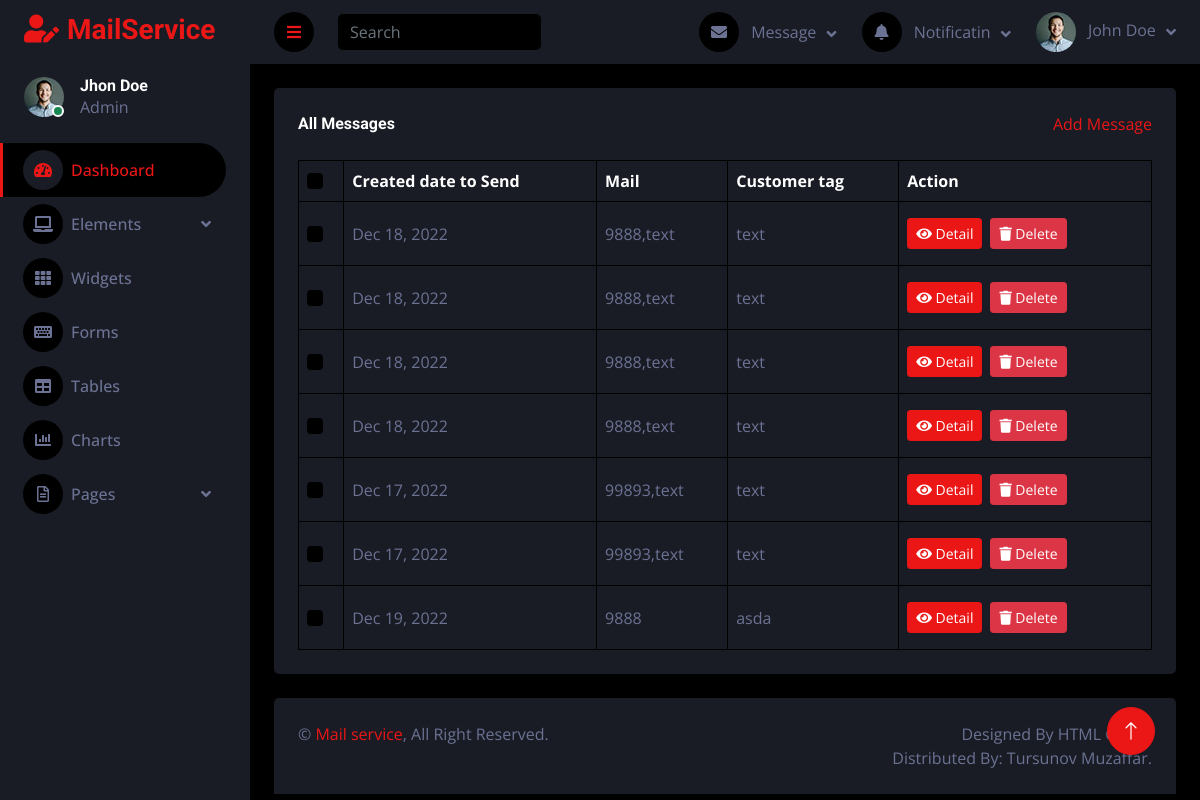
Screenshot of /message-list/ with the database file from the repository.
### main/models.py (models this page shows, shortened)
class Messages(models.Model):
  created_date_to_send =models.DateTimeField()
  status = models.CharField(max_length=50)
  mail = models.ForeignKey('Mails',on_delete=models.CASCADE,related_name='messages_m')
  customer =models.ForeignKey(Customer,on_delete=models.CASCADE,related_name='messages_c')

class Mails(models.Model):
  start_date = models.DateTimeField()
  text_approval = models.TextField(default='')
  fil_code_teg =models.CharField(max_length=255)
  end_date = models.DateTimeField()
  used =models.BooleanField(default=False)
  def __str__(self):
    return self.fil_code_teg

### accounts/models.py (models this page shows, shortened)
class Customer(models.Model):
    phone_number =models.CharField(max_length=15,blank=True, null=True)
    phone_code = models.CharField(max_length=7, blank=True, null=True)
    teg = models.CharField(max_length=255,null=True,blank=True)
    timezone =models.CharField(max_length=100,default=str(tz))

### webui/views.py (the view)
# urls.py: path('message-list/',views.message_list,name='message_list'),
def message_list(request):
  if 'search' in request.GET:
    search =request.GET.get('search')
    messages =Messages.objects.filter(Q(mail__text_approval__icontains=search)| Q(customer__teg__icontains=search))
  else:
    messages =Messages.objects.all()
  context ={
    'messages':messages
  }
  return render(request,'list/message_list.html',context)

### templates/list/message_list.html (shortened to what this page needs)
{% extends 'base.html'%}
{% block content %}
<div class="content">
    {% include 'includes/nav.html'%}
    {% if messages %}
    <div class="container-fluid pt-4 px-4">
        <div class="bg-secondary text-center rounded p-4">
            <div class="d-flex align-items-center justify-content-between mb-4">
                <h6 class="mb-0">All Messages</h6>
                <a href="{% url 'add_message' %}">Add Message</a>
            </div>
            <div class="table-responsive">
                <table class="table text-start align-middle table-bordered table-hover mb-0">
                    <thead>
                        <tr class="text-white">
                            <th scope="col"><input class="form-check-input" type="checkbox"></th>
                            <th scope="col">Created date to Send</th>
                            <th scope="col">Mail</th>
                            <th scope="col">Customer tag</th>
                            <th scope="col">Action</th>
                        </tr>
                    </thead>
                    <tbody>
                        {% for message in messages %}
                        <tr>
                            <td><input class="form-check-input" type="checkbox"></td>
                            <td>{{message.created_date_to_send|date:"M d, Y"}}</td>
                            <td>{{message.mail}}</td>
                            <td>{{message.customer.teg}}</td>
                            <td><a class="btn btn-sm btn-primary" href="{% url 'message_detail' message.id %}"><i class="fa fa-eye"></i> Detail</a><a href="{% url 'message_delete' message.id %}"><button type="button" class="btn btn-danger m-2 btn-sm" onclick="return confirm('Are you sure delete this Messsage?')"><i class="fa fa-trash"></i> Delete</button></a></td>
                        </tr>
                        {%endfor%}
                    </tbody>
                </table>
            </div>
        </div>
    </div>
    {%endif%}
{% endblock %}

### static/css/style.css (style rules this page uses)
:root { --primary: #EB1616; --secondary: #191C24; --light: #6C7293; --dark: #000000; }
.btn { transition: .5s; }
.content { margin-left: 250px; min-height: 100vh; background: var(--dark); transition: 0.5s; }
@media (min-width: 992px) { .content { width: calc(100% - 250px); } }

### rows the page displays
Messages: created_date_to_send "Dec 18, 2022", mail "9888,text", customer.teg "text"
Messages: created_date_to_send "Dec 18, 2022", mail "9888,text", customer.teg "text"
Messages: created_date_to_send "Dec 18, 2022", mail "9888,text", customer.teg "text"
Messages: created_date_to_send "Dec 18, 2022", mail "9888,text", customer.teg "text"
Messages: created_date_to_send "Dec 17, 2022", mail "99893,text", customer.teg "text"
Messages: created_date_to_send "Dec 17, 2022", mail "99893,text", customer.teg "text"
Messages: created_date_to_send "Dec 19, 2022", mail "9888", customer.teg "asda"
